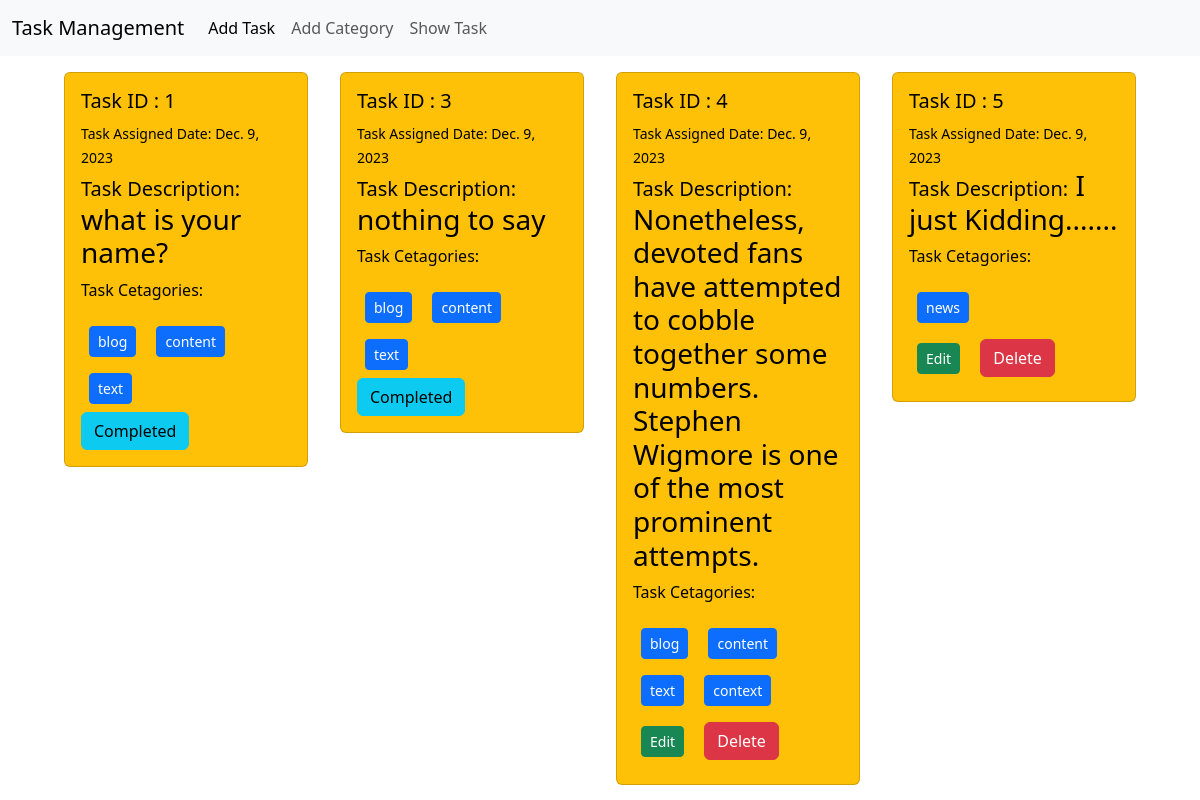
The page / on the database its author committed.
### TaskModel/models.py (models this page shows, shortened)
class Taskmodel(models.Model):
    taskTitle = models.CharField(max_length=100)
    taskDescription = models.TextField()
    is_completed = models.BooleanField(default=False)
    Task_Assign_Date = models.DateField(auto_now_add=True)
    add_cat = models.ManyToManyField(Taskcategory)

### TaskCategory/models.py (models this page shows, shortened)
class Taskcategory(models.Model):
    CategoryName = models.CharField(max_length=50)

### taskmanagement/views.py (the view)
# urls.py: 2. Add a URL to urlpatterns:  path('', views.home, name='home')
def home(request):
    data = Taskmodel.objects.all()
    return render(request, 'home.html' ,{"Data":data})

### templates/home.html
{% extends "base.html" %}
{% block content %}
<div class="d-flex flex-wrap justify-content-center pt-3 px-5">
    {% for dt in Data%}
        <div class="col-sm-3">
            <div class="card text-bg-warning mx-3">
                <div class="card-body">
                    <h5 class="card-title">Task ID : {{dt.id}}</h5>
                    <small class="card-text">Task Assigned Date: {{dt.Task_Assign_Date}}</small>
                    <h3 class="card-text"><span class="h5">Task Description:</span> {{dt.taskDescription}}</h3>
                    <p class="card-text">Task Cetagories:</p>
                    {%for cat in dt.add_cat.all%}
                        <button class="btn btn-primary btn-sm m-2 " >   {{cat.CategoryName}}</button>
                    {%endfor%}
                    <br>
                    {%if dt.is_completed%}
                        <a type="btn" class="btn btn-info">Completed</a>
                    {%else%}
                        <a href="{% url 'edit_task' id=dt.id %}" type="button" class="btn btn-success btn-sm m-2 " > Edit</a>
                        <a href="{% url 'delete_task' id=dt.id %}"  type="button" class="btn btn-danger  m-2 " > Delete</a>
                    {% endif %}
                </div>
            </div>
        </div>
    {%endfor%}
</div>
{% endblock content %}

### templates/base.html (shortened to what this page needs)
<!doctype html>
<html lang="en">
  <head>
    <link href="https://cdn.jsdelivr.net/npm/bootstrap@5.3.2/dist/css/bootstrap.min.css" rel="stylesheet">
  </head>
  <body>
    <nav class="navbar navbar-expand-lg bg-body-tertiary">
        <div class="container-fluid">
          <a class="navbar-brand" href="#">Task Management</a>
          <div class="collapse navbar-collapse" id="navbarNav">
            <ul class="navbar-nav">
              <li class="nav-item">
                <a class="nav-link active" aria-current="page" href="{% url 'add_task'%}">Add Task</a>
              </li>
              <li class="nav-item">
                <a class="nav-link" href="{% url 'add_category'%}">Add Category</a>
              </li>
              <li class="nav-item">
                <a class="nav-link" href="{% url 'homepage'%}">Show Task</a>
              </li>
            </ul>
          </div>
        </div>
      </nav>
    {% block content %}
    {% endblock content %}
  </body>
</html>

### rows shown on the page
Taskmodel: id "1", Task_Assign_Date "Dec. 9, 2023", taskDescription "what is your name?", is_completed "Completed"
Taskcategory: CategoryName "blog"
Taskcategory: CategoryName "content"
Taskcategory: CategoryName "text"
Taskmodel: id "3", Task_Assign_Date "Dec. 9, 2023", taskDescription "nothing to say", is_completed "Completed"
Taskmodel: id "4", Task_Assign_Date "Dec. 9, 2023", taskDescription "Nonetheless, devoted fans have attempted to cobble together some numbers. Stephen Wigmore is one of the most prominent attempts.", is_completed "Edit"
Taskcategory: CategoryName "context"
Taskmodel: id "5", Task_Assign_Date "Dec. 9, 2023", taskDescription "I just Kidding.......", is_completed "Edit"
Taskcategory: CategoryName "news"
